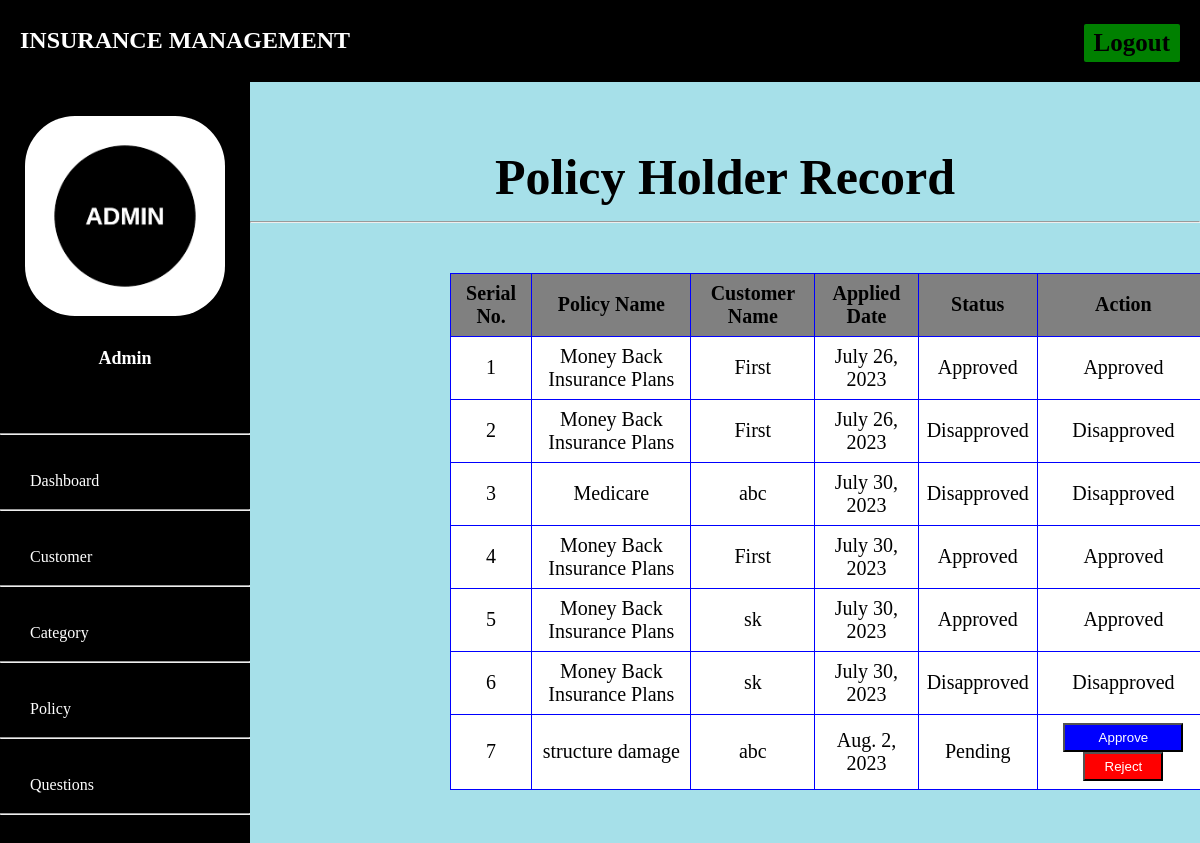
The app's page /admin-view-policy-holder with its own data.
### admins/models.py (models this page shows, shortened)
class PolicyRecord(models.Model):
    customer= models.ForeignKey(Customer, on_delete=models.CASCADE)
    Policy= models.ForeignKey(Policy, on_delete=models.CASCADE)
    status = models.CharField(max_length=100,default='Pending')
    creation_date =models.DateField(auto_now=True)

class Policy(models.Model):
    category= models.ForeignKey('Category', on_delete=models.CASCADE)
    policy_name=models.CharField(max_length=200)
    sum_assurance=models.PositiveIntegerField()
    premium=models.PositiveIntegerField()
    tenure=models.PositiveIntegerField()
    creation_date =models.DateField(auto_now=True)
    def __str__(self):
        return self.policy_name

### customer/models.py (models this page shows, shortened)
class Customer(models.Model):
    user=models.OneToOneField(User,on_delete=models.CASCADE)
    profile_pic= models.ImageField(upload_to='profile_pic',null=True,blank=True)
    address = models.CharField(max_length=40)
    mobile = models.CharField(max_length=20,null=False)
    def __str__(self):
        return self.user.first_name

### admins/views.py (the view)
# urls.py: path('admin-view-policy-holder', views.admin_view_policy_holder,name='admin-view-policy-holder'),
def admin_view_policy_holder(request):
    policyrecords = models.PolicyRecord.objects.all()
    return render(request,'admin_view_policy_holder.html',{'policyrecords':policyrecords})

### admins/templates/admin_view_policy_holder.html (shortened to what this page needs)
{% extends 'adminbase.html' %}
{% block content %}
{%load static%}
<head>
</head>
<br><br>
<div class="container">
    <h6 class="heading">Policy Holder Record</h6><hr>
    <table>
      <thead>
        <tr>
          <th>Serial No.</th>
          <th>Policy Name</th>
          <th>Customer Name</th>
          <th> Applied Date</th>
          <th>Status</th>
          <th class="text-right">Action</th>
        </tr>
      </thead>
      {% for t in policyrecords %}
      <tr>
        <td> {{ forloop.counter }}</td>
        <td> {{t.Policy}}</td>
        <td> {{t.customer}}</td>
        <td>{{t.creation_date}}</td>
        <td>{{t.status}}</td>
        {% if t.status == 'Pending' %}
          <td class="text-right">
            <button class="btn btn-primary badge-pill" style="width: 120px;"><a  style="text-decoration: none;color: white;" href="{% url 'approve-request' t.id  %}">Approve</a> </button>
            <button class="btn btn-danger badge-pill" style="width: 80px;"><a  style="text-decoration: none;color:white;" href="{% url 'reject-request' t.id  %}">Reject</a> </button>
          </td>
        {% else %}
          <td class="text-right">
          <span style="color:black;font-size:20px;" class="label success">{{t.status}}</span></td>
        {% endif %}
      </tr>
      {% endfor %}
    </table>
  </div>
<br><br><br><br><br><br>
{% endblock content %}

### admins/templates/adminbase.html (style rules this page uses)
a:link { text-decoration:none; }
body { margin: 0; padding: 0; height: 100%; font-family:cursive; background:#b2b2b2; }

### admins/templates/admin_view_policy_holder.html (style rules this page uses)
body { font-family: cursive; background-color: #a6e0e9; }
a:link { text-decoration:none; }
h6 { text-align: center; font-size:80px; }
.container { margin-top:-250px; }
table { width:80%; border-collapse: collapse; margin-top:50px; margin-left:200px; }
th, td { font-size:20px; padding: 8px; border: 1px solid blue; text-align:center; background-color:grey; }
td { background-color:#fff; font-size:20px; }
.heading { color:black; padding:5px; font-size:50px; margin-bottom:10px; }
.btn-primary { background-color:blue; color:black; padding: 5px 10px; }
.btn-danger { background-color:red; padding: 5px 15px; }

### records on screen
PolicyRecord: Policy "Money Back Insurance Plans", customer "First", creation_date "July 26, 2023", status "Approved"
PolicyRecord: Policy "Money Back Insurance Plans", customer "First", creation_date "July 26, 2023", status "Disapproved"
PolicyRecord: Policy "Medicare", customer "abc", creation_date "July 30, 2023", status "Disapproved"
PolicyRecord: Policy "Money Back Insurance Plans", customer "First", creation_date "July 30, 2023", status "Approved"
PolicyRecord: Policy "Money Back Insurance Plans", customer "sk", creation_date "July 30, 2023", status "Approved"
PolicyRecord: Policy "Money Back Insurance Plans", customer "sk", creation_date "July 30, 2023", status "Disapproved"
PolicyRecord: Policy "structure damage", customer "abc", creation_date "Aug. 2, 2023", status "Pending", shows "Approve"
